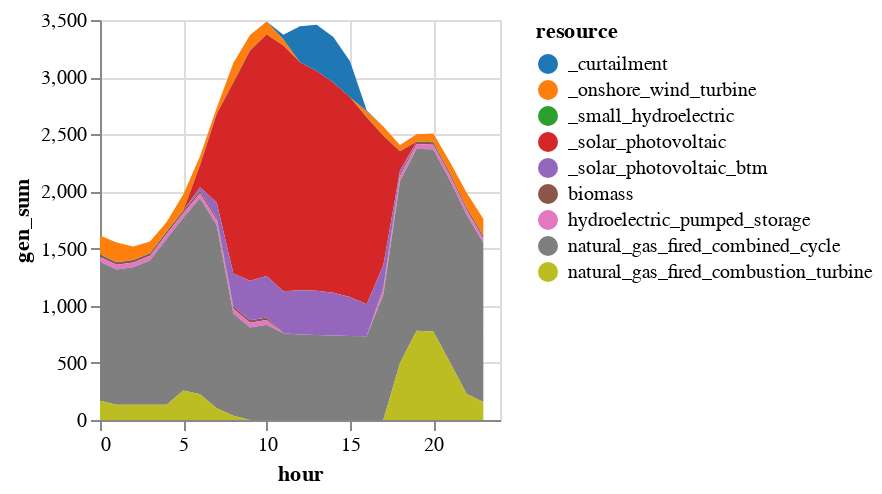

Notebook cell for this chart:
### Markdown cell above
### 4. Solve the model and plot results

**Note: this might take a little while depending on your machine.**

### Code cell
solution = unit_commitment_full(gen_df_sens, loads_multi, gen_variable_multi, 0.02);
 # To keep solve times to a few minutes, we increase the MIP gap tolerance
 # in this more complex case to 2% (mip_gap=0.02). You can play with this setting to see 
 # how the MIP gap affects solve times on your computer.
   

# Add in BTM solar and curtailment and plot results

sol_gen = innerjoin(solution.gen, 
                    gen_df[!, [:r_id, :resource]], 
                    on = :r_id)
sol_gen = combine(groupby(sol_gen, [:resource, :hour]), 
            :gen => sum)

# Rename generators (for plotting purposes)
sol_gen[sol_gen.resource .== "solar_photovoltaic", :resource] .= "_solar_photovoltaic"
sol_gen[sol_gen.resource .== "onshore_wind_turbine", :resource] .= "_onshore_wind_turbine"
sol_gen[sol_gen.resource .== "small_hydroelectric", :resource] .= "_small_hydroelectric"

# BTM solar
btm = DataFrame(resource = repeat(["_solar_photovoltaic_btm"]; outer=length(T_period)), 
    hour = T_period,
    gen_sum = gen_variable_multi[gen_variable_multi.gen_full .== "wec_sdge_solar_photovoltaic_1.0",:cf] * 600)
append!(sol_gen, btm)

# Curtailment
curtail = combine(groupby(solution.curtail, [:hour]),
            :curt => sum)
curtail[!, :resource] .= "_curtailment"
rename!(curtail, :curt_sum => :gen_sum)
append!(sol_gen, curtail[:,[:resource, :hour, :gen_sum]])

# Rescale hours
sol_gen.hour = sol_gen.hour .- T_period[1]

sol_gen |>
@vlplot(:area, 
    x=:hour, y={:gen_sum, stack=:zero}, 
    color={"resource:n", scale={scheme="category10"}})

### Figure 1 — Vega specification as saved in the notebook (floating-point values rounded to 4 significant figures; data arrays with more than 128 entries replaced by an {"elided": "..."} marker saying what was removed)
{"$schema": "https://vega.github.io/schema/vega/v5.json", "axes": [{"aria": false, "domain": false, "grid": true, "gridScale": "y", "labels": false, "maxExtent": 0, "minExtent": 0, "orient": "bottom", "scale": "x", "tickCount": {"signal": "ceil(width/40)"}, "ticks": false, "zindex": 0}, {"aria": false, "domain": false, "grid": true, "gridScale": "x", "labels": false, "maxExtent": 0, "minExtent": 0, "orient": "left", "scale": "y", "tickCount": {"signal": "ceil(height/40)"}, "ticks": false, "zindex": 0}, {"grid": false, "labelFlush": true, "labelOverlap": true, "orient": "bottom", "scale": "x", "tickCount": {"signal": "ceil(width/40)"}, "title": "hour", "zindex": 0}, {"grid": false, "labelOverlap": true, "orient": "left", "scale": "y", "tickCount": {"signal": "ceil(height/40)"}, "title": "gen_sum", "zindex": 0}], "background": "white", "data": [{"name": "source_0", "values": {"elided": "216 records"}}, {"name": "data_0", "source": "source_0", "transform": [{"as": "hour", "expr": "toNumber(datum[\"hour\"])", "type": "formula"}, {"field": "gen_sum", "groupby": ["resource"], "key": "hour", "method": "value", "type": "impute", "value": 0}, {"as": ["gen_sum_start", "gen_sum_end"], "field": "gen_sum", "groupby": ["hour"], "offset": "zero", "sort": {"field": ["resource"], "order": ["descending"]}, "type": "stack"}]}], "height": 200, "legends": [{"fill": "color", "symbolType": "circle", "title": "resource"}], "marks": [{"encode": {"update": {"height": {"field": {"group": "height"}}, "width": {"field": {"group": "width"}}}}, "from": {"facet": {"data": "data_0", "groupby": ["resource"], "name": "faceted_path_main"}}, "marks": [{"encode": {"update": {"defined": {"signal": "isValid(datum[\"hour\"]) && isFinite(+datum[\"hour\"]) && isValid(datum[\"gen_sum\"]) && isFinite(+datum[\"gen_sum\"])"}, "description": {"signal": "\"hour: \" + (format(datum[\"hour\"], \"\")) + \"; gen_sum: \" + (format(datum[\"gen_sum\"], \"\")) + \"; resource: \" + (isValid(datum[\"resource\"]) ? datum[\"resource\"] : \"\"+datum[\"resource\"])"}, "fill": {"field": "resource", "scale": "color"}, "orient": {"value": "vertical"}, "x": {"field": "hour", "scale": "x"}, "y": {"field": "gen_sum_end", "scale": "y"}, "y2": {"field": "gen_sum_start", "scale": "y"}}}, "from": {"data": "faceted_path_main"}, "name": "marks", "sort": {"field": "datum[\"hour\"]"}, "style": ["area"], "type": "area"}], "name": "pathgroup", "type": "group"}], "padding": 5, "scales": [{"domain": {"data": "data_0", "field": "hour"}, "name": "x", "nice": true, "range": [0, {"signal": "width"}], "type": "linear", "zero": false}, {"domain": {"data": "data_0", "fields": ["gen_sum_start", "gen_sum_end"]}, "name": "y", "nice": true, "range": [{"signal": "height"}, 0], "type": "linear", "zero": true}, {"domain": {"data": "data_0", "field": "resource", "sort": true}, "name": "color", "range": {"scheme": "category10"}, "type": "ordinal"}], "style": "cell", "width": 200}
